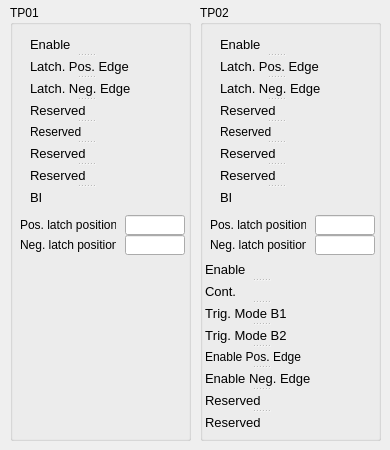
   <widget class="QWidget" name="tab_3">
    <attribute name="title">
     <string>TP</string>
    </attribute>
    <widget class="QGroupBox" name="groupBox_6">
     <property name="geometry">
      <rect>
       <x>10</x>
       <y>5</y>
       <width>181</width>
       <height>436</height>
      </rect>
     </property>
     <property name="title">
      <string>TP01</string>
     </property>
     <widget class="caByte" name="cabyte_5">
      <property name="geometry">
       <rect>
        <x>140</x>
        <y>30</y>
        <width>20</width>
        <height>171</height>
       </rect>
      </property>
      <property name="font">
       <font>
        <pointsize>9</pointsize>
       </font>
      </property>
      <property name="toolTip">
       <string>&lt;html&gt;&lt;head/&gt;&lt;body&gt;&lt;p&gt;&lt;span style=&quot; font-family:'sans-serif';&quot;&gt;Bit 0: Ready to switch on &lt;/span&gt;&lt;/p&gt;&lt;p&gt;&lt;span style=&quot; font-family:'sans-serif';&quot;&gt;Bit 1: Switched on &lt;/span&gt;&lt;/p&gt;&lt;p&gt;&lt;span style=&quot; font-family:'sans-serif';&quot;&gt;Bit 2: Operation enabled &lt;/span&gt;&lt;/p&gt;&lt;p&gt;&lt;span style=&quot; font-family:'sans-serif';&quot;&gt;Bit 3: Fault &lt;/span&gt;&lt;/p&gt;&lt;p&gt;&lt;span style=&quot; font-family:'sans-serif';&quot;&gt;Bit 4: reserved &lt;/span&gt;&lt;/p&gt;&lt;p&gt;&lt;span style=&quot; font-family:'sans-serif';&quot;&gt;Bit 5: Quick stop (inverse) &lt;/span&gt;&lt;/p&gt;&lt;p&gt;&lt;span style=&quot; font-family:'sans-serif';&quot;&gt;Bit 6: Switch on disabled &lt;/span&gt;&lt;/p&gt;&lt;p&gt;&lt;span style=&quot; font-family:'sans-serif';&quot;&gt;Bit 7: Warning &lt;/span&gt;&lt;/p&gt;&lt;p&gt;&lt;span style=&quot; font-family:'sans-serif';&quot;&gt;Bit 8 + 9: reserved &lt;/span&gt;&lt;/p&gt;&lt;p&gt;&lt;span style=&quot; font-family:'sans-serif';&quot;&gt;Bit 10: TxPDOToggle (selection/deselection via 0x8010:01) &lt;/span&gt;&lt;/p&gt;&lt;p&gt;&lt;span style=&quot; font-family:'sans-serif';&quot;&gt;Bit 11: Internal limit active &lt;/span&gt;&lt;/p&gt;&lt;p&gt;&lt;span style=&quot; font-family:'sans-serif';&quot;&gt;Bit 12: (Target value ignored) &lt;/span&gt;&lt;/p&gt;&lt;p&gt;&lt;span style=&quot; font-family:'sans-serif';&quot;&gt;Bit 13 - 15: reserved&lt;/span&gt;&lt;/p&gt;&lt;/body&gt;&lt;/html&gt;</string>
      </property>
      <property name="channel" stdset="0">
       <string notr="true">$(IOC):m$(MasterID)s$(SlaveID)-Tp$(ID)-Stat</string>
      </property>
      <property name="endBit">
       <number>7</number>
      </property>
     </widget>
     <widget class="QSplitter" name="splitter_3">
      <property name="geometry">
       <rect>
        <x>20</x>
        <y>30</y>
        <width>111</width>
        <height>171</height>
       </rect>
      </property>
      <property name="font">
       <font>
        <pointsize>7</pointsize>
       </font>
      </property>
      <property name="orientation">
       <enum>Qt::Vertical</enum>
      </property>
      <widget class="caLabel" name="calabel_45">
       <property name="sizePolicy">
        <sizepolicy hsizetype="Fixed" vsizetype="Fixed">
         <horstretch>0</horstretch>
         <verstretch>0</verstretch>
        </sizepolicy>
       </property>
       <property name="font">
        <font>
         <pointsize>10</pointsize>
         <kerning>false</kerning>
        </font>
       </property>
       <property name="text">
        <string>Enable</string>
       </property>
      </widget>
      <widget class="caLabel" name="calabel_54">
       <property name="sizePolicy">
        <sizepolicy hsizetype="Fixed" vsizetype="Fixed">
         <horstretch>0</horstretch>
         <verstretch>0</verstretch>
        </sizepolicy>
       </property>
       <property name="font">
        <font>
         <pointsize>10</pointsize>
         <kerning>false</kerning>
        </font>
       </property>
       <property name="text">
        <string>Latch. Pos. Edge</string>
       </property>
      </widget>
      <widget class="caLabel" name="calabel_55">
       <property name="sizePolicy">
        <sizepolicy hsizetype="Fixed" vsizetype="Fixed">
         <horstretch>0</horstretch>
         <verstretch>0</verstretch>
        </sizepolicy>
       </property>
       <property name="font">
        <font>
         <pointsize>10</pointsize>
         <kerning>false</kerning>
        </font>
       </property>
       <property name="text">
        <string>Latch. Neg. Edge</string>
       </property>
      </widget>
      <widget class="caLabel" name="calabel_56">
       <property name="sizePolicy">
        <sizepolicy hsizetype="Fixed" vsizetype="Fixed">
         <horstretch>0</horstretch>
         <verstretch>0</verstretch>
        </sizepolicy>
       </property>
       <property name="font">
        <font>
         <pointsize>10</pointsize>
         <kerning>false</kerning>
        </font>
       </property>
       <property name="text">
        <string>Reserved</string>
       </property>
      </widget>
      <widget class="caLabel" name="calabel_57">
       <property name="sizePolicy">
        <sizepolicy hsizetype="Fixed" vsizetype="Fixed">
         <horstretch>0</horstretch>
         <verstretch>0</verstretch>
        </sizepolicy>
       </property>
       <property name="font">
        <font>
         <pointsize>9</pointsize>
         <kerning>false</kerning>
        </font>
       </property>
       <property name="text">
        <string>Reserved</string>
       </property>
      </widget>
      <widget class="caLabel" name="calabel_58">
       <property name="sizePolicy">
        <sizepolicy hsizetype="Fixed" vsizetype="Fixed">
         <horstretch>0</horstretch>
         <verstretch>0</verstretch>
        </sizepolicy>
       </property>
       <property name="font">
        <font>
         <pointsize>10</pointsize>
         <kerning>false</kerning>
        </font>
       </property>
       <property name="text">
        <string>Reserved</string>
       </property>
      </widget>
      <widget class="caLabel" name="calabel_59">
       <property name="sizePolicy">
        <sizepolicy hsizetype="Fixed" vsizetype="Fixed">
         <horstretch>0</horstretch>
         <verstretch>0</verstretch>
        </sizepolicy>
       </property>
       <property name="font">
        <font>
         <pointsize>10</pointsize>
         <kerning>false</kerning>
        </font>
       </property>
       <property name="text">
        <string>Reserved</string>
       </property>
      </widget>
      <widget class="caLabel" name="calabel_60">
       <property name="sizePolicy">
        <sizepolicy hsizetype="Fixed" vsizetype="Fixed">
         <horstretch>0</horstretch>
         <verstretch>0</verstretch>
        </sizepolicy>
       </property>
       <property name="font">
        <font>
         <pointsize>10</pointsize>
         <kerning>false</kerning>
        </font>
       </property>
       <property name="text">
        <string>BI</string>
       </property>
      </widget>
     </widget>
     <widget class="caLabel" name="calabel_12">
      <property name="geometry">
       <rect>
        <x>10</x>
        <y>210</y>
        <width>96</width>
        <height>20</height>
       </rect>
      </property>
      <property name="sizePolicy">
       <sizepolicy hsizetype="Fixed" vsizetype="Fixed">
        <horstretch>0</horstretch>
        <verstretch>0</verstretch>
       </sizepolicy>
      </property>
      <property name="font">
       <font>
        <pointsize>9</pointsize>
       </font>
      </property>
      <property name="text">
       <string>Pos. latch position</string>
      </property>
     </widget>
     <widget class="caLineEdit" name="calineedit_4">
      <property name="geometry">
       <rect>
        <x>115</x>
        <y>210</y>
        <width>60</width>
        <height>20</height>
       </rect>
      </property>
      <property name="channel" stdset="0">
       <string notr="true">$(IOC):m$(MasterID)s$(SlaveID)-Tp$(ID)-PosLtchPosAct01</string>
      </property>
      <property name="background">
       <color alpha="0">
        <red>160</red>
        <green>160</green>
        <blue>164</blue>
       </color>
      </property>
      <property name="colorMode">
       <enum>caLineEdit::Static</enum>
      </property>
      <property name="precisionMode">
       <enum>caLineEdit::User</enum>
      </property>
     </widget>
     <widget class="caLabel" name="calabel_61">
      <property name="geometry">
       <rect>
        <x>10</x>
        <y>230</y>
        <width>96</width>
        <height>20</height>
       </rect>
      </property>
      <property name="sizePolicy">
       <sizepolicy hsizetype="Fixed" vsizetype="Fixed">
        <horstretch>0</horstretch>
        <verstretch>0</verstretch>
       </sizepolicy>
      </property>
      <property name="font">
       <font>
        <pointsize>9</pointsize>
       </font>
      </property>
      <property name="text">
       <string>Neg. latch position</string>
      </property>
     </widget>
     <widget class="caLineEdit" name="calineedit_6">
      <property name="geometry">
       <rect>
        <x>115</x>
        <y>230</y>
        <width>60</width>
        <height>20</height>
       </rect>
      </property>
      <property name="text">
       <string/>
      </property>
      <property name="channel" stdset="0">
       <string notr="true">$(IOC):m$(MasterID)s$(SlaveID)-Tp$(ID)-NegLtchPosAct01</string>
      </property>
      <property name="background">
       <color alpha="0">
        <red>160</red>
        <green>160</green>
        <blue>164</blue>
       </color>
      </property>
      <property name="colorMode">
       <enum>caLineEdit::Static</enum>
      </property>
      <property name="precisionMode">
       <enum>caLineEdit::User</enum>
      </property>
     </widget>
     <widget class="caByte" name="cabyte_8">
      <property name="geometry">
       <rect>
        <x>155</x>
        <y>260</y>
        <width>20</width>
        <height>171</height>
       </rect>
      </property>
      <property name="font">
       <font>
        <pointsize>9</pointsize>
       </font>
      </property>
      <property name="toolTip">
       <string>&lt;html&gt;&lt;head/&gt;&lt;body&gt;&lt;p&gt;&lt;span style=&quot; font-family:'sans-serif';&quot;&gt;Bit 0: Ready to switch on &lt;/span&gt;&lt;/p&gt;&lt;p&gt;&lt;span style=&quot; font-family:'sans-serif';&quot;&gt;Bit 1: Switched on &lt;/span&gt;&lt;/p&gt;&lt;p&gt;&lt;span style=&quot; font-family:'sans-serif';&quot;&gt;Bit 2: Operation enabled &lt;/span&gt;&lt;/p&gt;&lt;p&gt;&lt;span style=&quot; font-family:'sans-serif';&quot;&gt;Bit 3: Fault &lt;/span&gt;&lt;/p&gt;&lt;p&gt;&lt;span style=&quot; font-family:'sans-serif';&quot;&gt;Bit 4: reserved &lt;/span&gt;&lt;/p&gt;&lt;p&gt;&lt;span style=&quot; font-family:'sans-serif';&quot;&gt;Bit 5: Quick stop (inverse) &lt;/span&gt;&lt;/p&gt;&lt;p&gt;&lt;span style=&quot; font-family:'sans-serif';&quot;&gt;Bit 6: Switch on disabled &lt;/span&gt;&lt;/p&gt;&lt;p&gt;&lt;span style=&quot; font-family:'sans-serif';&quot;&gt;Bit 7: Warning &lt;/span&gt;&lt;/p&gt;&lt;p&gt;&lt;span style=&quot; font-family:'sans-serif';&quot;&gt;Bit 8 + 9: reserved &lt;/span&gt;&lt;/p&gt;&lt;p&gt;&lt;span style=&quot; font-family:'sans-serif';&quot;&gt;Bit 10: TxPDOToggle (selection/deselection via 0x8010:01) &lt;/span&gt;&lt;/p&gt;&lt;p&gt;&lt;span style=&quot; font-family:'sans-serif';&quot;&gt;Bit 11: Internal limit active &lt;/span&gt;&lt;/p&gt;&lt;p&gt;&lt;span style=&quot; font-family:'sans-serif';&quot;&gt;Bit 12: (Target value ignored) &lt;/span&gt;&lt;/p&gt;&lt;p&gt;&lt;span style=&quot; font-family:'sans-serif';&quot;&gt;Bit 13 - 15: reserved&lt;/span&gt;&lt;/p&gt;&lt;/body&gt;&lt;/html&gt;</string>
      </property>
      <property name="channel" stdset="0">
       <string notr="true">$(IOC):m$(MasterID)s$(SlaveID)-Tp$(ID)-Cmd-RB</string>
      </property>
      <property name="endBit">
       <number>7</number>
      </property>
     </widget>
     <widget class="caByteController" name="cabytecontroller_2">
      <property name="geometry">
       <rect>
        <x>130</x>
        <y>260</y>
        <width>20</width>
        <height>171</height>
       </rect>
      </property>
      <property name="channel" stdset="0">
       <string notr="true">$(IOC):m$(MasterID)s$(SlaveID)-Tp$(ID)-Cmd</string>
      </property>
      <property name="endBit">
       <number>7</number>
      </property>
     </widget>
    </widget>
    <widget class="QGroupBox" name="groupBox_7">
     <property name="geometry">
      <rect>
       <x>200</x>
       <y>5</y>
       <width>181</width>
       <height>436</height>
      </rect>
     </property>
     <property name="title">
      <string>TP02</string>
     </property>
     <widget class="caByte" name="cabyte_7">
      <property name="geometry">
       <rect>
        <x>140</x>
        <y>30</y>
        <width>20</width>
        <height>171</height>
       </rect>
      </property>
      <property name="font">
       <font>
        <pointsize>9</pointsize>
       </font>
      </property>
      <property name="toolTip">
       <string>&lt;html&gt;&lt;head/&gt;&lt;body&gt;&lt;p&gt;&lt;span style=&quot; font-family:'sans-serif';&quot;&gt;Bit 0: Ready to switch on &lt;/span&gt;&lt;/p&gt;&lt;p&gt;&lt;span style=&quot; font-family:'sans-serif';&quot;&gt;Bit 1: Switched on &lt;/span&gt;&lt;/p&gt;&lt;p&gt;&lt;span style=&quot; font-family:'sans-serif';&quot;&gt;Bit 2: Operation enabled &lt;/span&gt;&lt;/p&gt;&lt;p&gt;&lt;span style=&quot; font-family:'sans-serif';&quot;&gt;Bit 3: Fault &lt;/span&gt;&lt;/p&gt;&lt;p&gt;&lt;span style=&quot; font-family:'sans-serif';&quot;&gt;Bit 4: reserved &lt;/span&gt;&lt;/p&gt;&lt;p&gt;&lt;span style=&quot; font-family:'sans-serif';&quot;&gt;Bit 5: Quick stop (inverse) &lt;/span&gt;&lt;/p&gt;&lt;p&gt;&lt;span style=&quot; font-family:'sans-serif';&quot;&gt;Bit 6: Switch on disabled &lt;/span&gt;&lt;/p&gt;&lt;p&gt;&lt;span style=&quot; font-family:'sans-serif';&quot;&gt;Bit 7: Warning &lt;/span&gt;&lt;/p&gt;&lt;p&gt;&lt;span style=&quot; font-family:'sans-serif';&quot;&gt;Bit 8 + 9: reserved &lt;/span&gt;&lt;/p&gt;&lt;p&gt;&lt;span style=&quot; font-family:'sans-serif';&quot;&gt;Bit 10: TxPDOToggle (selection/deselection via 0x8010:01) &lt;/span&gt;&lt;/p&gt;&lt;p&gt;&lt;span style=&quot; font-family:'sans-serif';&quot;&gt;Bit 11: Internal limit active &lt;/span&gt;&lt;/p&gt;&lt;p&gt;&lt;span style=&quot; font-family:'sans-serif';&quot;&gt;Bit 12: (Target value ignored) &lt;/span&gt;&lt;/p&gt;&lt;p&gt;&lt;span style=&quot; font-family:'sans-serif';&quot;&gt;Bit 13 - 15: reserved&lt;/span&gt;&lt;/p&gt;&lt;/body&gt;&lt;/html&gt;</string>
      </property>
      <property name="channel" stdset="0">
       <string notr="true">$(IOC):m$(MasterID)s$(SlaveID)-Tp$(ID)-Stat</string>
      </property>
      <property name="startBit">
       <number>8</number>
      </property>
      <property name="endBit">
       <number>15</number>
      </property>
     </widget>
     <widget class="QSplitter" name="splitter_5">
      <property name="geometry">
       <rect>
        <x>20</x>
        <y>30</y>
        <width>111</width>
        <height>171</height>
       </rect>
      </property>
      <property name="font">
       <font>
        <pointsize>7</pointsize>
       </font>
      </property>
      <property name="orientation">
       <enum>Qt::Vertical</enum>
      </property>
      <widget class="caLabel" name="calabel_82">
       <property name="sizePolicy">
        <sizepolicy hsizetype="Fixed" vsizetype="Fixed">
         <horstretch>0</horstretch>
         <verstretch>0</verstretch>
        </sizepolicy>
       </property>
       <property name="font">
        <font>
         <pointsize>10</pointsize>
         <kerning>false</kerning>
        </font>
       </property>
       <property name="text">
        <string>Enable</string>
       </property>
      </widget>
      <widget class="caLabel" name="calabel_83">
       <property name="sizePolicy">
        <sizepolicy hsizetype="Fixed" vsizetype="Fixed">
         <horstretch>0</horstretch>
         <verstretch>0</verstretch>
        </sizepolicy>
       </property>
       <property name="font">
        <font>
         <pointsize>10</pointsize>
         <kerning>false</kerning>
        </font>
       </property>
       <property name="text">
        <string>Latch. Pos. Edge</string>
       </property>
      </widget>
      <widget class="caLabel" name="calabel_84">
       <property name="sizePolicy">
        <sizepolicy hsizetype="Fixed" vsizetype="Fixed">
         <horstretch>0</horstretch>
         <verstretch>0</verstretch>
        </sizepolicy>
       </property>
       <property name="font">
        <font>
         <pointsize>10</pointsize>
         <kerning>false</kerning>
        </font>
       </property>
       <property name="text">
        <string>Latch. Neg. Edge</string>
       </property>
      </widget>
      <widget class="caLabel" name="calabel_85">
       <property name="sizePolicy">
        <sizepolicy hsizetype="Fixed" vsizetype="Fixed">
         <horstretch>0</horstretch>
         <verstretch>0</verstretch>
        </sizepolicy>
       </property>
       <property name="font">
        <font>
         <pointsize>10</pointsize>
         <kerning>false</kerning>
        </font>
       </property>
       <property name="text">
        <string>Reserved</string>
       </property>
      </widget>
      <widget class="caLabel" name="calabel_86">
       <property name="sizePolicy">
        <sizepolicy hsizetype="Fixed" vsizetype="Fixed">
         <horstretch>0</horstretch>
         <verstretch>0</verstretch>
        </sizepolicy>
       </property>
       <property name="font">
        <font>
         <pointsize>9</pointsize>
         <kerning>false</kerning>
        </font>
       </property>
       <property name="text">
        <string>Reserved</string>
       </property>
      </widget>
      <widget class="caLabel" name="calabel_87">
       <property name="sizePolicy">
        <sizepolicy hsizetype="Fixed" vsizetype="Fixed">
         <horstretch>0</horstretch>
         <verstretch>0</verstretch>
        </sizepolicy>
       </property>
       <property name="font">
        <font>
         <pointsize>10</pointsize>
         <kerning>false</kerning>
        </font>
       </property>
       <property name="text">
        <string>Reserved</string>
       </property>
      </widget>
      <widget class="caLabel" name="calabel_88">
       <property name="sizePolicy">
        <sizepolicy hsizetype="Fixed" vsizetype="Fixed">
         <horstretch>0</horstretch>
         <verstretch>0</verstretch>
        </sizepolicy>
       </property>
       <property name="font">
        <font>
         <pointsize>10</pointsize>
         <kerning>false</kerning>
        </font>
       </property>
       <property name="text">
        <string>Reserved</string>
       </property>
      </widget>
      <widget class="caLabel" name="calabel_89">
       <property name="sizePolicy">
        <sizepolicy hsizetype="Fixed" vsizetype="Fixed">
         <horstretch>0</horstretch>
         <verstretch>0</verstretch>
        </sizepolicy>
       </property>
       <property name="font">
        <font>
         <pointsize>10</pointsize>
         <kerning>false</kerning>
        </font>
       </property>
       <property name="text">
        <string>BI</string>
       </property>
      </widget>
     </widget>
     <widget class="caLabel" name="calabel_90">
      <property name="geometry">
       <rect>
        <x>10</x>
        <y>210</y>
        <width>96</width>
        <height>20</height>
       </rect>
      </property>
      <property name="sizePolicy">
       <sizepolicy hsizetype="Fixed" vsizetype="Fixed">
        <horstretch>0</horstretch>
        <verstretch>0</verstretch>
       </sizepolicy>
      </property>
      <property name="font">
       <font>
        <pointsize>9</pointsize>
       </font>
      </property>
      <property name="text">
       <string>Pos. latch position</string>
      </property>
     </widget>
     <widget class="caLineEdit" name="calineedit_11">
      <property name="geometry">
       <rect>
        <x>115</x>
        <y>210</y>
        <width>60</width>
        <height>20</height>
       </rect>
      </property>
      <property name="channel" stdset="0">
       <string notr="true">$(IOC):m$(MasterID)s$(SlaveID)-Tp$(ID)-PosLtchPosAct02</string>
      </property>
      <property name="background">
       <color alpha="0">
        <red>160</red>
        <green>160</green>
        <blue>164</blue>
       </color>
      </property>
      <property name="colorMode">
       <enum>caLineEdit::Static</enum>
      </property>
      <property name="precisionMode">
       <enum>caLineEdit::User</enum>
      </property>
     </widget>
     <widget class="caLabel" name="calabel_91">
      <property name="geometry">
       <rect>
        <x>10</x>
        <y>230</y>
        <width>96</width>
        <height>20</height>
       </rect>
      </property>
      <property name="sizePolicy">
       <sizepolicy hsizetype="Fixed" vsizetype="Fixed">
        <horstretch>0</horstretch>
        <verstretch>0</verstretch>
       </sizepolicy>
      </property>
      <property name="font">
       <font>
        <pointsize>9</pointsize>
       </font>
      </property>
      <property name="text">
       <string>Neg. latch position</string>
      </property>
     </widget>
     <widget class="caLineEdit" name="calineedit_12">
      <property name="geometry">
       <rect>
        <x>115</x>
        <y>230</y>
        <width>60</width>
        <height>20</height>
       </rect>
      </property>
      <property name="text">
       <string/>
      </property>
      <property name="channel" stdset="0">
       <string notr="true">$(IOC):m$(MasterID)s$(SlaveID)-Tp$(ID)-NegLtchPosAct02</string>
      </property>
      <property name="background">
       <color alpha="0">
        <red>160</red>
        <green>160</green>
        <blue>164</blue>
       </color>
      </property>
      <property name="colorMode">
       <enum>caLineEdit::Static</enum>
      </property>
      <property name="precisionMode">
       <enum>caLineEdit::User</enum>
      </property>
     </widget>
     <widget class="QSplitter" name="splitter_7">
      <property name="geometry">
       <rect>
        <x>5</x>
        <y>255</y>
        <width>111</width>
        <height>171</height>
       </rect>
      </property>
      <property name="font">
       <font>
        <pointsize>7</pointsize>
       </font>
      </property>
      <property name="orientation">
       <enum>Qt::Vertical</enum>
      </property>
      <widget class="caLabel" name="calabel_100">
       <property name="sizePolicy">
        <sizepolicy hsizetype="Fixed" vsizetype="Fixed">
         <horstretch>0</horstretch>
         <verstretch>0</verstretch>
        </sizepolicy>
       </property>
       <property name="font">
        <font>
         <pointsize>10</pointsize>
         <kerning>false</kerning>
        </font>
       </property>
       <property name="text">
        <string>Enable</string>
       </property>
      </widget>
      <widget class="caLabel" name="calabel_101">
       <property name="sizePolicy">
        <sizepolicy hsizetype="Fixed" vsizetype="Fixed">
         <horstretch>0</horstretch>
         <verstretch>0</verstretch>
        </sizepolicy>
       </property>
       <property name="font">
        <font>
         <pointsize>10</pointsize>
         <kerning>false</kerning>
        </font>
       </property>
       <property name="text">
        <string>Cont.</string>
       </property>
      </widget>
      <widget class="caLabel" name="calabel_102">
       <property name="sizePolicy">
        <sizepolicy hsizetype="Fixed" vsizetype="Fixed">
         <horstretch>0</horstretch>
         <verstretch>0</verstretch>
        </sizepolicy>
       </property>
       <property name="font">
        <font>
         <pointsize>10</pointsize>
         <kerning>false</kerning>
        </font>
       </property>
       <property name="text">
        <string>Trig. Mode B1</string>
       </property>
      </widget>
      <widget class="caLabel" name="calabel_103">
       <property name="sizePolicy">
        <sizepolicy hsizetype="Fixed" vsizetype="Fixed">
         <horstretch>0</horstretch>
         <verstretch>0</verstretch>
        </sizepolicy>
       </property>
       <property name="font">
        <font>
         <pointsize>10</pointsize>
         <kerning>false</kerning>
        </font>
       </property>
       <property name="text">
        <string>Trig. Mode B2</string>
       </property>
      </widget>
      <widget class="caLabel" name="calabel_104">
       <property name="sizePolicy">
        <sizepolicy hsizetype="Fixed" vsizetype="Fixed">
         <horstretch>0</horstretch>
         <verstretch>0</verstretch>
        </sizepolicy>
       </property>
       <property name="font">
        <font>
         <pointsize>9</pointsize>
         <kerning>false</kerning>
        </font>
       </property>
       <property name="text">
        <string>Enable Pos. Edge</string>
       </property>
      </widget>
      <widget class="caLabel" name="calabel_105">
       <property name="sizePolicy">
        <sizepolicy hsizetype="Fixed" vsizetype="Fixed">
         <horstretch>0</horstretch>
         <verstretch>0</verstretch>
        </sizepolicy>
       </property>
       <property name="font">
        <font>
         <pointsize>10</pointsize>
         <kerning>false</kerning>
        </font>
       </property>
       <property name="text">
        <string>Enable Neg. Edge</string>
       </property>
      </widget>
      <widget class="caLabel" name="calabel_106">
       <property name="sizePolicy">
        <sizepolicy hsizetype="Fixed" vsizetype="Fixed">
         <horstretch>0</horstretch>
         <verstretch>0</verstretch>
        </sizepolicy>
       </property>
       <property name="font">
        <font>
         <pointsize>10</pointsize>
         <kerning>false</kerning>
        </font>
       </property>
       <property name="text">
        <string>Reserved</string>
       </property>
      </widget>
      <widget class="caLabel" name="calabel_107">
       <property name="sizePolicy">
        <sizepolicy hsizetype="Fixed" vsizetype="Fixed">
         <horstretch>0</horstretch>
         <verstretch>0</verstretch>
        </sizepolicy>
       </property>
       <property name="font">
        <font>
         <pointsize>10</pointsize>
         <kerning>false</kerning>
        </font>
       </property>
       <property name="text">
        <string>Reserved</string>
       </property>
      </widget>
     </widget>
     <widget class="caByte" name="cabyte_9">
      <property name="geometry">
       <rect>
        <x>150</x>
        <y>255</y>
        <width>20</width>
        <height>171</height>
       </rect>
      </property>
      <property name="font">
       <font>
        <pointsize>9</pointsize>
       </font>
      </property>
      <property name="toolTip">
       <string>&lt;html&gt;&lt;head/&gt;&lt;body&gt;&lt;p&gt;&lt;span style=&quot; font-family:'sans-serif';&quot;&gt;Bit 0: Ready to switch on &lt;/span&gt;&lt;/p&gt;&lt;p&gt;&lt;span style=&quot; font-family:'sans-serif';&quot;&gt;Bit 1: Switched on &lt;/span&gt;&lt;/p&gt;&lt;p&gt;&lt;span style=&quot; font-family:'sans-serif';&quot;&gt;Bit 2: Operation enabled &lt;/span&gt;&lt;/p&gt;&lt;p&gt;&lt;span style=&quot; font-family:'sans-serif';&quot;&gt;Bit 3: Fault &lt;/span&gt;&lt;/p&gt;&lt;p&gt;&lt;span style=&quot; font-family:'sans-serif';&quot;&gt;Bit 4: reserved &lt;/span&gt;&lt;/p&gt;&lt;p&gt;&lt;span style=&quot; font-family:'sans-serif';&quot;&gt;Bit 5: Quick stop (inverse) &lt;/span&gt;&lt;/p&gt;&lt;p&gt;&lt;span style=&quot; font-family:'sans-serif';&quot;&gt;Bit 6: Switch on disabled &lt;/span&gt;&lt;/p&gt;&lt;p&gt;&lt;span style=&quot; font-family:'sans-serif';&quot;&gt;Bit 7: Warning &lt;/span&gt;&lt;/p&gt;&lt;p&gt;&lt;span style=&quot; font-family:'sans-serif';&quot;&gt;Bit 8 + 9: reserved &lt;/span&gt;&lt;/p&gt;&lt;p&gt;&lt;span style=&quot; font-family:'sans-serif';&quot;&gt;Bit 10: TxPDOToggle (selection/deselection via 0x8010:01) &lt;/span&gt;&lt;/p&gt;&lt;p&gt;&lt;span style=&quot; font-family:'sans-serif';&quot;&gt;Bit 11: Internal limit active &lt;/span&gt;&lt;/p&gt;&lt;p&gt;&lt;span style=&quot; font-family:'sans-serif';&quot;&gt;Bit 12: (Target value ignored) &lt;/span&gt;&lt;/p&gt;&lt;p&gt;&lt;span style=&quot; font-family:'sans-serif';&quot;&gt;Bit 13 - 15: reserved&lt;/span&gt;&lt;/p&gt;&lt;/body&gt;&lt;/html&gt;</string>
      </property>
      <property name="channel" stdset="0">
       <string notr="true">$(IOC):m$(MasterID)s$(SlaveID)-Tp$(ID)-Cmd-RB</string>
      </property>
      <property name="startBit">
       <number>8</number>
      </property>
      <property name="endBit">
       <number>15</number>
      </property>
     </widget>
     <widget class="caByteController" name="cabytecontroller_3">
      <property name="geometry">
       <rect>
        <x>125</x>
        <y>255</y>
        <width>20</width>
        <height>171</height>
       </rect>
      </property>
      <property name="channel" stdset="0">
       <string notr="true">$(IOC):m$(MasterID)s$(SlaveID)-Tp$(ID)-Cmd</string>
      </property>
      <property name="startBit">
       <number>8</number>
      </property>
      <property name="endBit">
       <number>15</number>
      </property>
     </widget>
    </widget>
   </widget>
